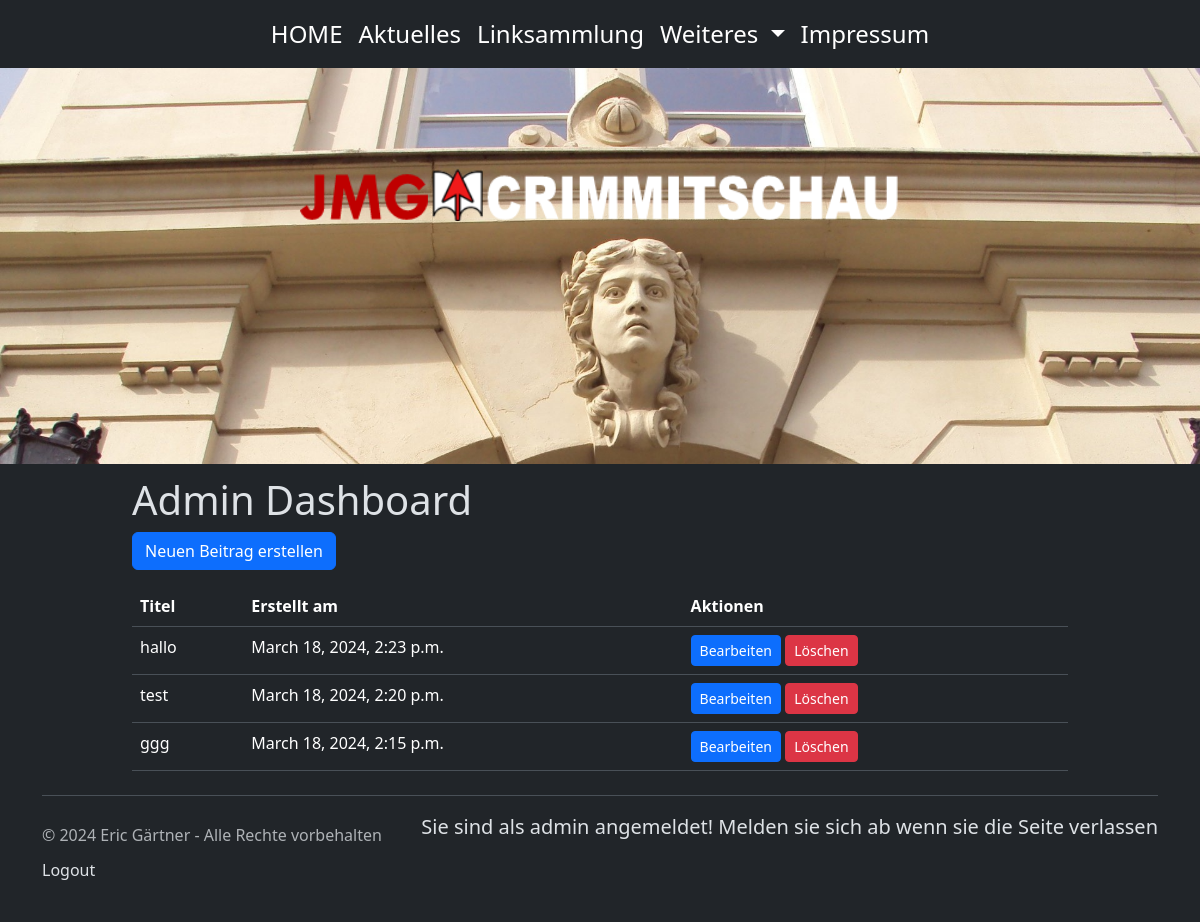
The page /dashboard/ (signed in) on the database its author committed.
### blog/models.py (models this page shows, shortened)
class BlogPost(models.Model):
    title = models.CharField(max_length=100)
    content = models.TextField()
    created_at = models.DateTimeField(auto_now_add=True)
    image = models.ImageField(upload_to='blog_images/', null=True, blank=True)

### blog/views.py (the view)
# urls.py: path('dashboard/', admin_dashboard, name='admin_dashboard'),
@staff_member_required
def admin_dashboard(request):
    posts = BlogPost.objects.all().order_by('-created_at')
    return render(request, 'admin_dashboard.html', {'posts': posts})

### blog/templates/admin_dashboard.html (shortened to what this page needs)
{% extends 'base.html' %}
{% load static %}
{% block content %}
<div class="container">
    <h1>Admin Dashboard</h1>
    <a href="{% url 'create_post' %}" class="btn btn-primary mb-3">Neuen Beitrag erstellen</a>
    <table class="table">
        <thead>
            <tr>
                <th scope="col">Titel</th>
                <th scope="col">Erstellt am</th>
                <th scope="col">Aktionen</th>
            </tr>
        </thead>
        <tbody>
            {% for post in posts %}
            <tr>
                <td>{{ post.title }}</td>
                <td>{{ post.created_at }}</td>
                <td>
                    <a href="{% url 'edit_post' post.pk %}" class="btn btn-primary btn-sm">Bearbeiten</a>
                    <form method="post" action="{% url 'delete_post' post.pk %}" style="display: inline;">
                        <button type="submit" class="btn btn-danger btn-sm">Löschen</button>
                    </form>
                </td>
            </tr>
            {% endfor %}
        </tbody>
    </table>
</div>
{% endblock %}

### blog/templates/base.html (style rules this page uses)
a { text-decoration: none; }

### rows shown on the page
BlogPost: title "hallo", created_at "March 18, 2024, 2:23 p.m."
BlogPost: title "test", created_at "March 18, 2024, 2:20 p.m."
BlogPost: title "ggg", created_at "March 18, 2024, 2:15 p.m."
